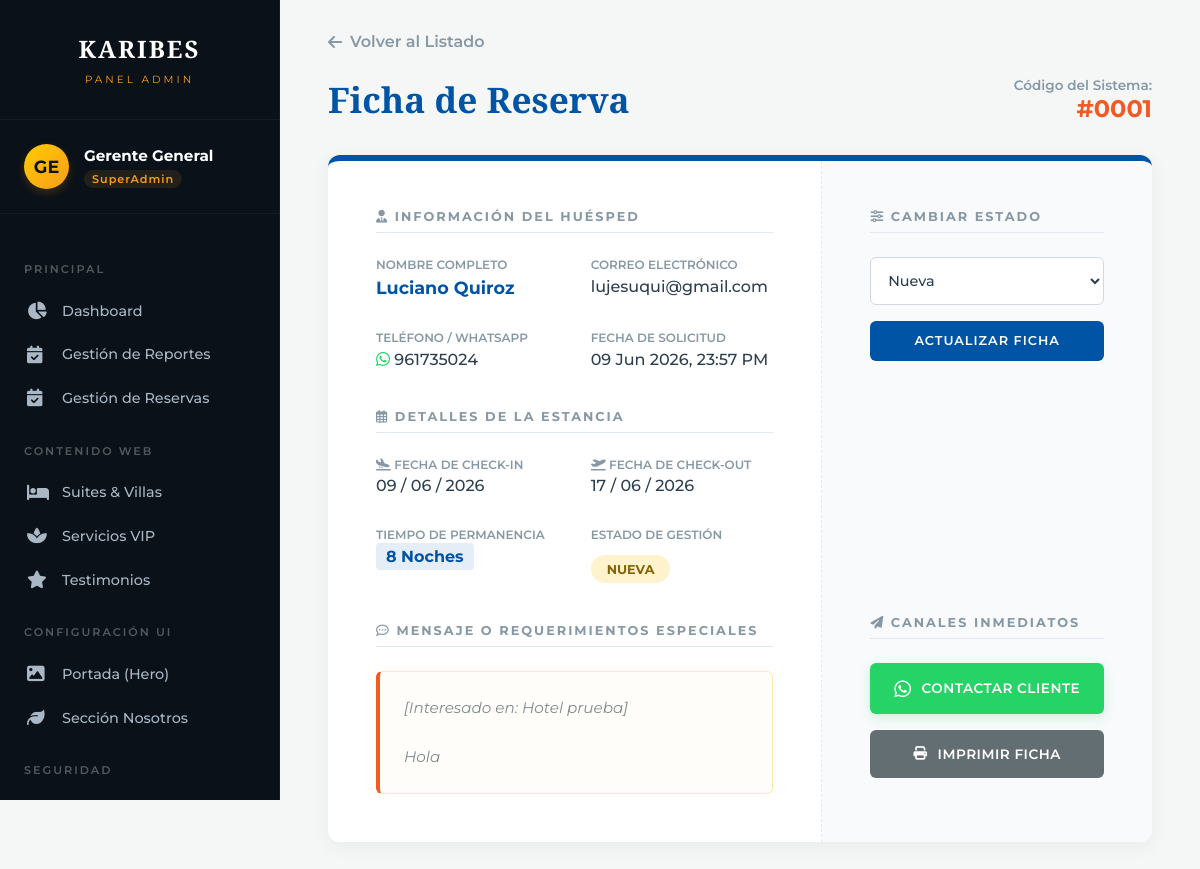
The page /admin/ver_reserva.php?id=1 (signed in) on the database its author committed.
### tables this page shows
CREATE TABLE `reservas` (
  `id` int(11) NOT NULL,
  `nombre` varchar(150) NOT NULL,
  `email` varchar(150) NOT NULL,
  `telefono` varchar(50) NOT NULL,
  `checkin` date NOT NULL,
  `checkout` date NOT NULL,
  `mensaje` text DEFAULT NULL,
  `estado_reserva` enum('Nueva','Atendida','Confirmada','Cancelada') DEFAULT 'Nueva',
  `fecha_solicitud` timestamp NULL DEFAULT current_timestamp()
);

### admin/ver_reserva.php (the view, shortened to what this page needs)
<?php
$id_reserva = (int)$_GET['id'];
try {
    $db = new Conexion();
    $conn = $db->conectar();
    $stmt = $conn->prepare("SELECT * FROM reservas WHERE id = :id LIMIT 1");
    $stmt->bindParam(':id', $id_reserva, PDO::PARAM_INT);
    $stmt->execute();
    $reserva = $stmt->fetch(PDO::FETCH_ASSOC);
    $f_in = new DateTime($reserva['checkin']);
    $f_out = new DateTime($reserva['checkout']);
    $intervalo = $f_in->diff($f_out);
    $noches = $intervalo->days;
} catch (PDOException $e) {
    error_log("Error en ver_reserva.php: " . $e->getMessage());
    header("Location: reservas.php");
    exit;
}
$telefono_limpio = preg_replace('/[^0-9]/', '', $reserva['telefono']);
if (strlen($telefono_limpio) == 9) { $telefono_limpio = "51" . $telefono_limpio; }
$msg_whatsapp = "Hola *".htmlspecialchars($reserva['nombre'])."*, le saludamos de *Karibe'S Resort Climatizado (Huancayo)*. Recibimos su solicitud de reserva para las fechas del ".date('d/m/Y', strtotime($reserva['checkin']))." al ".date('d/m/Y', strtotime($reserva['checkout'])).". Nos gustaría coordinar los detalles de su estadía y formas de pago. ✨";
$url_whatsapp = "https://api.whatsapp.com/send?phone=".$telefono_limpio."&text=".urlencode($msg_whatsapp);
?>
<!DOCTYPE html>
<html lang="es">
<head>
    <link rel="stylesheet" href="https://cdnjs.cloudflare.com/ajax/libs/font-awesome/6.4.0/css/all.min.css">
</head>
<body>
    <?php include 'includes/sidebar.php'; ?>
    <div class="main-content">
        <a href="reservas.php" class="btn-back"><i class="fa-solid fa-arrow-left"></i> Volver al Listado</a>
        <div class="dashboard-header">
            <div class="welcome-text">
                <h1>Ficha de Reserva</h1>
            </div>
            <div style="text-align: right;">
                <span style="font-size: 0.85rem; color: var(--color-muted); font-weight: 600;">Código del Sistema:</span>
                <h2 style="color: var(--color-gold);">#<?php echo str_pad($reserva['id'], 4, '0', STR_PAD_LEFT); ?></h2>
            </div>
        </div>
        <div class="voucher-card">
            <div class="voucher-main">
                <div class="voucher-section-title"><i class="fa-solid fa-user-tie"></i> Información del Huésped</div>
                <div class="info-grid">
                    <div class="info-block">
                        <label>Nombre Completo</label>
                        <p><strong><?php echo htmlspecialchars($reserva['nombre']); ?></strong></p>
                    </div>
                    <div class="info-block">
                        <label>Correo Electrónico</label>
                        <p><?php echo htmlspecialchars($reserva['email']); ?></p>
                    </div>
                    <div class="info-block">
                        <label>Teléfono / WhatsApp</label>
                        <p><i class="fa-brands fa-whatsapp" style="color:#25D366;"></i> <?php echo htmlspecialchars($reserva['telefono']); ?></p>
                    </div>
                    <div class="info-block">
                        <label>Fecha de Solicitud</label>
                        <p><?php echo date('d M Y, H:i A', strtotime($reserva['fecha_solicitud'])); ?></p>
                    </div>
                </div>
                <div class="voucher-section-title"><i class="fa-regular fa-calendar-days"></i> Detalles de la Estancia</div>
                <div class="info-grid">
                    <div class="info-block">
                        <label><i class="fa-solid fa-plane-arrival"></i> Fecha de Check-In</label>
                        <p><?php echo date('d / m / Y', strtotime($reserva['checkin'])); ?></p>
                    </div>
                    <div class="info-block">
                        <label><i class="fa-solid fa-plane-departure"></i> Fecha de Check-Out</label>
                        <p><?php echo date('d / m / Y', strtotime($reserva['checkout'])); ?></p>
                    </div>
                    <div class="info-block">
                        <label>Tiempo de Permanencia</label>
                        <p><span style="background: rgba(0, 84, 166, 0.1); padding: 4px 10px; border-radius: 4px; color: var(--color-primary); font-weight: 700;"><?php echo $noches; ?> Noches</span></p>
                    </div>
                    <div class="info-block">
                        <label>Estado de Gestión</label>
                        <div>
                            <span class="status-badge status-<?php echo $reserva['estado_reserva']; ?>">
                                <?php echo $reserva['estado_reserva']; ?>
                            </span>
                        </div>
                    </div>
                </div>
                <div class="voucher-section-title"><i class="fa-regular fa-comment-dots"></i> Mensaje o Requerimientos Especiales</div>
                <div class="message-box">
                    <?php echo nl2br(htmlspecialchars($reserva['mensaje'])); ?>
                </div>
            </div>
            <div class="voucher-side">
                <div style="margin-bottom: 2rem;">
                    <div class="voucher-section-title"><i class="fa-solid fa-sliders"></i> Cambiar Estado</div>
                    <form method="POST">
                        <select name="nuevo_estado" class="select-luxe">
                            <option value="Nueva" <?php echo ($reserva['estado_reserva'] == 'Nueva') ? 'selected' : ''; ?>>Nueva</option>
                        </select>
                        <button type="submit" class="btn-update">Actualizar Ficha</button>
                    </form>
                </div>
                <div>
                    <div class="voucher-section-title"><i class="fa-solid fa-paper-plane"></i> Canales Inmediatos</div>
                    <a href="<?php echo $url_whatsapp; ?>" target="_blank" class="btn-channel btn-whatsapp">
                        <i class="fa-brands fa-whatsapp" style="font-size:1.2rem;"></i> Contactar Cliente
                    </a>
                    <button type="button" class="btn-channel btn-print" onclick="window.print()">
                        <i class="fa-solid fa-print"></i> Imprimir Ficha
                    </button>
                </div>
            </div>
        </div>
    </div>
</body>
</html>

### admin/ver_reserva.php (style rules this page uses)
:root { --color-bg: #F4F7F6; --color-dark: #0A1118; --color-primary: #0054A6; --color-gold: #F15A24; --color-white: #FFFFFF; --color-text: #2C3E50; --color-muted: #8798A5; --shadow-card: 0 5px 20px rgba(0,0,0,0.05); }
* { margin: 0; padding: 0; box-sizing: border-box; font-family: 'Montserrat', sans-serif; }
body { background-color: var(--color-bg); color: var(--color-text); }
.main-content { margin-left: 280px; padding: 2rem 3rem; min-height: 100vh; transition: all 0.3s; }
.btn-back { display: inline-flex; align-items: center; gap: 8px; color: var(--color-muted); text-decoration: none; font-weight: 600; margin-bottom: 1.5rem; transition: color 0.3s; }
.dashboard-header { display: flex; justify-content: space-between; align-items: center; margin-bottom: 2rem; }
.welcome-text h1 { font-family: 'Playfair Display', serif; color: var(--color-primary); font-size: 2.2rem; }
.voucher-card { background: var(--color-white); border-radius: 12px; box-shadow: var(--shadow-card); overflow: hidden; display: grid; grid-template-columns: 1.8fr 1.2fr; border-top: 6px solid var(--color-primary); }
.voucher-main { padding: 3rem; border-right: 1px dashed #E2E8F0; position: relative; }
.voucher-side { padding: 3rem; background: #F8FAFC; display: flex; flex-direction: column; justify-content: space-between; }
.voucher-section-title { font-size: 0.8rem; text-transform: uppercase; letter-spacing: 2px; color: var(--color-muted); font-weight: 700; margin-bottom: 1.5rem; border-bottom: 1px solid #E2E8F0; padding-bottom: 0.5rem; }
.info-grid { display: grid; grid-template-columns: 1fr 1fr; gap: 2rem; margin-bottom: 2.5rem; }
.info-block label { display: block; font-size: 0.75rem; text-transform: uppercase; color: var(--color-muted); font-weight: 600; margin-bottom: 0.3rem; }
.info-block p { font-size: 1rem; color: var(--color-text); font-weight: 500; }
.info-block p strong { color: var(--color-primary); font-size: 1.1rem; }
.message-box { background: #FFFDF9; border: 1px solid #FFEAA7; border-left: 4px solid var(--color-gold); padding: 1.5rem; border-radius: 6px; font-style: italic; color: #7F8C8D; line-height: 1.6; font-size: 0.95rem; }
.status-badge { display: inline-block; padding: 0.4rem 1rem; border-radius: 20px; font-size: 0.8rem; font-weight: 700; text-transform: uppercase; text-align: center; margin-top: 0.5rem; }
.status-Nueva { background: #FFF3CD; color: #856404; }
.select-luxe { width: 100%; padding: 0.8rem; border: 1px solid #D1D8E0; border-radius: 6px; background: white; font-size: 0.9rem; font-weight: 500; color: var(--color-text); outline: none; margin-bottom: 1rem; }
.btn-update { width: 100%; padding: 0.8rem; border: none; background: var(--color-primary); color: white; font-weight: 600; border-radius: 6px; cursor: pointer; transition: 0.3s; text-transform: uppercase; letter-spacing: 1px; font-size: 0.8rem; }
.btn-channel { display: flex; align-items: center; justify-content: center; gap: 10px; width: 100%; padding: 1rem; border-radius: 6px; font-weight: 600; text-decoration: none; text-transform: uppercase; font-size: 0.85rem; letter-spacing: 0.5px; margin-bottom: 1rem; transition: 0.3s; border: none; cursor: pointer; }
.btn-whatsapp { background: #25D366; color: white; box-shadow: 0 4px 12px rgba(37, 211, 102, 0.2); }
.btn-print { background: #636E72; color: white; }

### rows shown on the page
reservas: id "0001", nombre "Luciano Quiroz", email "lujesuqui@gmail.com", telefono "961735024", fecha_solicitud "09 Jun 2026, 23:57 PM", checkin "09 / 06 / 2026", checkout "17 / 06 / 2026", noches "8", estado_reserva "NUEVA", mensaje "[Interesado en: Hotel prueba] Hola", nuevo_estado "Nueva"

### other values the page prints
$iniciales "GE"
$nombreAdmin "Gerente General"
$rolAdmin "SuperAdmin"
